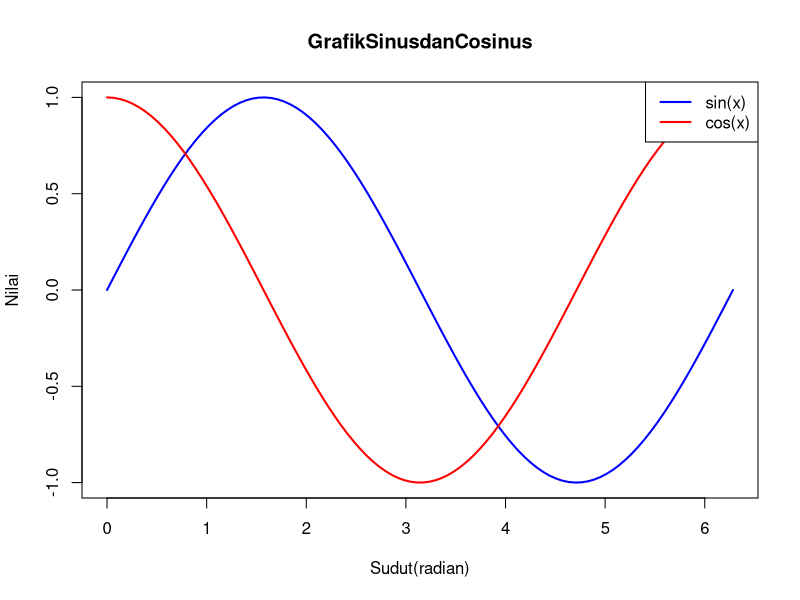

This chart was generated by the following R code:
##--------------------------------------------------
## R Sebagai Kalkulator
## 04 - 02 - 2026
##--------------------------------------------------
100.1+234.9+12.01
x <- 100.1+234.9+12.01
print(x)

2+2
y <- 2+2
print(y)

sqrt(256)
z <- sqrt(256)
print(z)

log10(100)*cos(pi)
i <- log10(100)*cos(pi)
print(i)

cumsum(c(2, 3, 4, 5, 6))
j <- cumsum(c(2, 3, 4, 5, 6))
print(j)

170166719 %% 31079
k <- 170166719 %% 31079
print(k)

48:(14*3)
l <- 48:(14*3)
print(l)

48:14*3
n <- 48:14*3
print(n)

log(10)
m <- log(10)
print(m)

log10(10)
o <- log10(10)
print(o)

exp(2)
p <- exp(2)
print(p)

abs(-4)
q <- abs(-4)
print(q)

a <- matrix(c(5, -4, -1, 1), 2, 2, byrow=TRUE)
b <- c(-10, 2)
print(a)
print(b)
solve(a,b)

# create matrix A and B using given equations
A <- rbind(c(1, 2, 3),
           c(2, 2, 3),
           c(3, 2, 8))
b <- c(20, 100, 200)
solve(A, b)

# 

nilai_hadir<-90
nilai_uts <-80

#3.Operasiantarvariabel
nilai_akhir<-(nilai_hadir + nilai_uts)/ 2

#4.MenampilkanhasilkeConsole
nilai_akhir
#Membuatvektorsudutdari 0hingga2*pi
x<-seq(0,2*pi, length.out= 100)

#Menghitungnilaisinusdancosinus
y_sin<-sin(x)
y_cos<-cos(x)

#Membuatgrafik
plot(x,y_sin,type= "l", col="blue",lwd= 2,
     ylim= c(-1, 1),xlab = "Sudut(radian)", ylab= "Nilai",
     main= "GrafikSinusdanCosinus")

#Menambahkankurvacosinus
lines(x,y_cos, col= "red", lwd= 2)

#Menambahkanlegenda
legend("topright", legend= c("sin(x)", "cos(x)"),
       col= c("blue","red"),lwd= 2)

 #=============================================================

celcius <- c(0, 10, 20, 30, 40)
farenheit <- 9/5 * celcius + 32
conversion <- data.frame(Celcius = celcius, Farenheit = farenheit)
print(conversion)

#=============================================================


